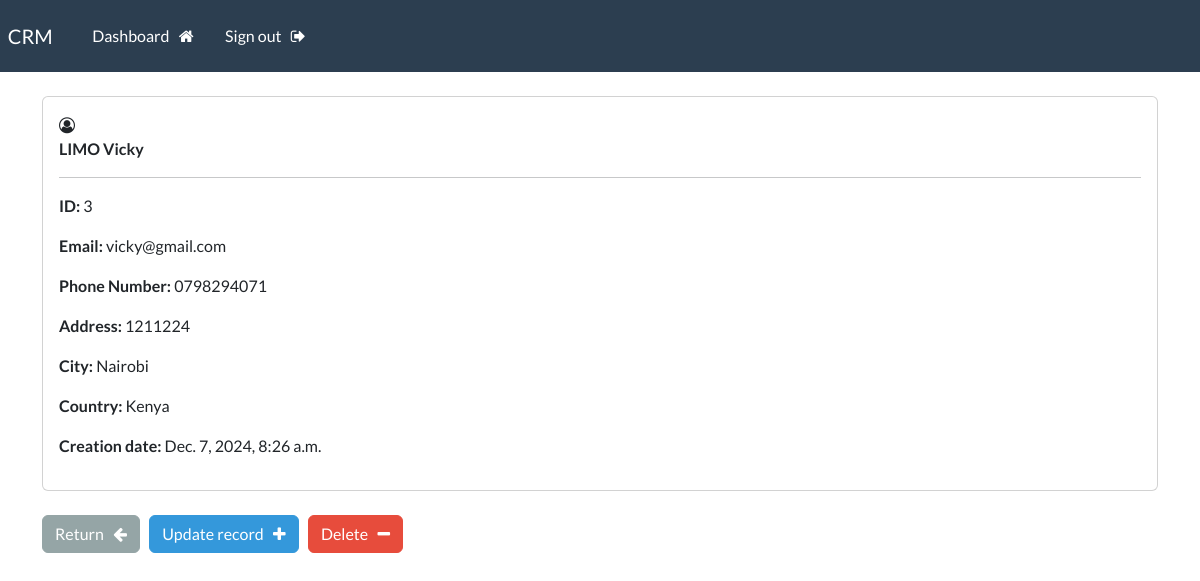
Screenshot of /record/3 (signed in) with the database file from the repository.
### main/models.py (models this page shows, shortened)
class Record (models.Model):
    creation_date =models.DateTimeField(auto_now_add=True)
    first_name = models.CharField(max_length=20)
    last_name = models.CharField(max_length=20)
    email = models.EmailField(max_length=255)
    phone = models.CharField(max_length=20)
    address = models.CharField(max_length=255)
    city = models.CharField(max_length=255)
    country = models.CharField(max_length=255)

### main/views.py (the view)
# urls.py: path('record/<int:pk>', views.singular_record, name='record'),
@login_required(login_url='my-login')
def singular_record(request, pk):
    all_records = Record.objects.get(id=pk)
    context = {'record': all_records}
    return render(request, 'view-record.html', context=context)

### templates/view-record.html (shortened to what this page needs)
{% extends 'base.html' %}
{% block content %}
    <div class="card">
    <div class="card-body">
        <i class="fa fa-user-circle-o" aria-hidden="true"></i> &nbsp;
        <strong>
        <br>
        {{ record.last_name|upper }}
        {{ record.first_name }}
    </strong>
        <hr>
        <p> <strong> ID: </strong> {{ record.id }}</p>
        <p> <strong> Email: </strong> {{ record.email }}</p>
        <p> <strong> Phone Number: </strong> {{ record.phone }}</p>
        <p> <strong> Address: </strong> {{ record.address }}</p>
        <p> <strong> City: </strong> {{ record.city }}</p>
        <p> <strong> Country: </strong> {{ record.country }}</p>
        <p> <strong> Creation date: </strong> {{ record.creation_date }}</p>
    </div>
    </div>
    <br>
    <a href="{% url 'dashboard' %}" class="btn btn-secondary">Return &nbsp; <i class="fa fa-arrow-left" aria-hidden="true"></i> </a>
    <a href="{% url 'update-record' record.id %}" class="btn btn-info">Update record &nbsp; <i class="fa fa-plus" aria-hidden="true"></i></a>
    <a href="{% url 'delete-record' record.id %}" class="btn btn-danger">Delete &nbsp; <i class="fa fa-minus" aria-hidden="true"></i></a>
{% endblock %}

### rows the page displays
Record: last_name "LIMO", first_name "Vicky", id "3", email "vicky@gmail.com", phone "0798294071", address "1211224", city "Nairobi", country "Kenya", creation_date "Dec. 7, 2024, 8:26 a.m."
